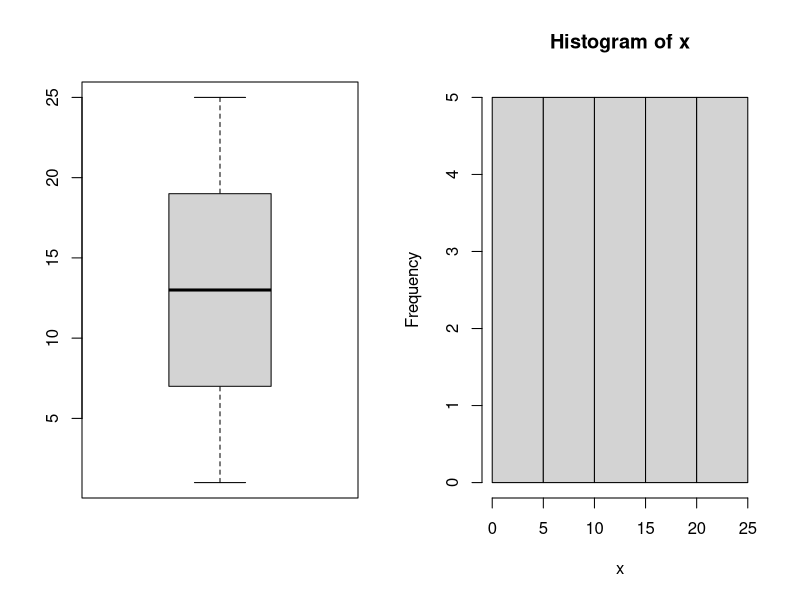
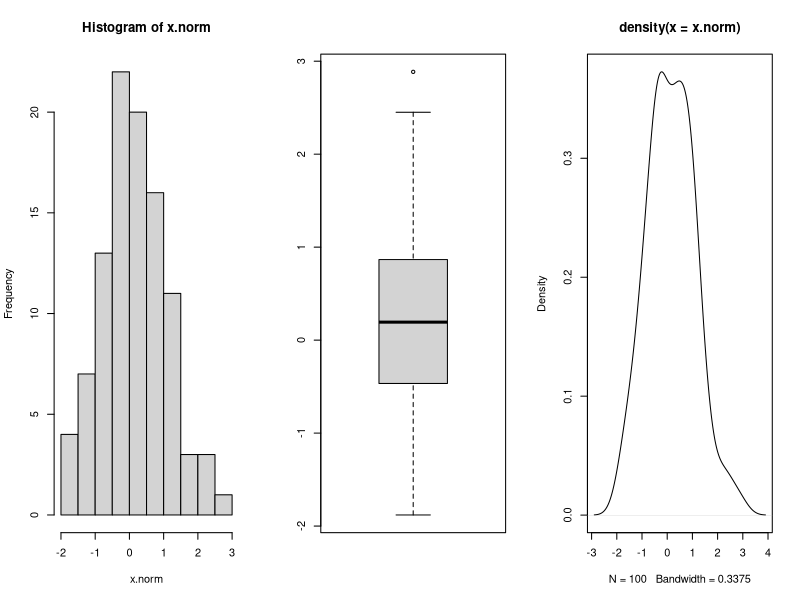
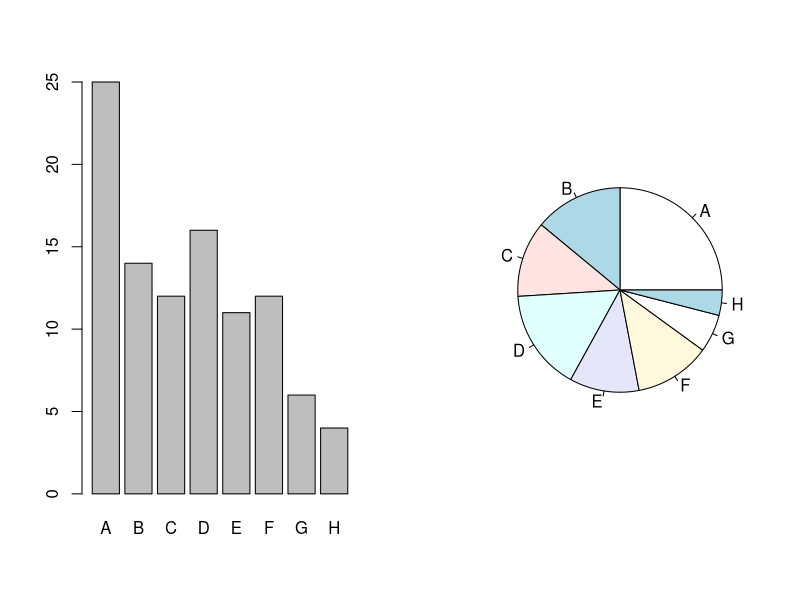
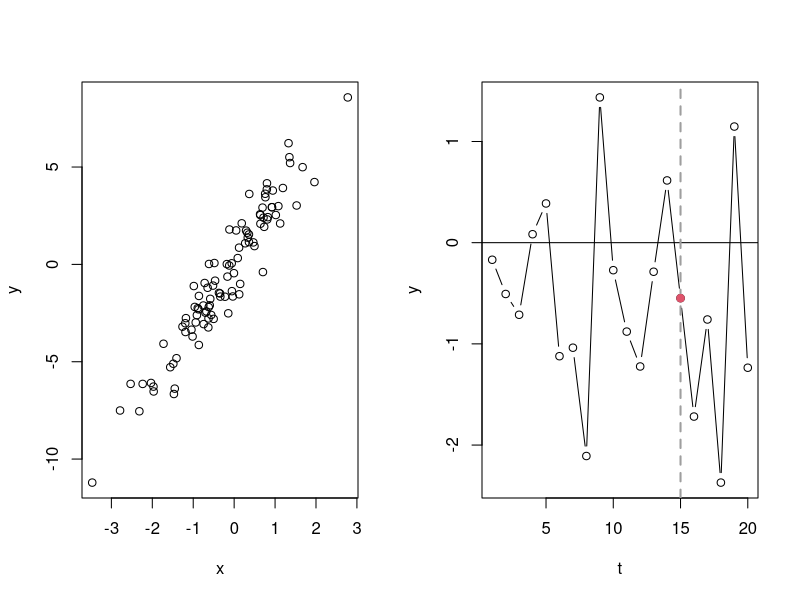
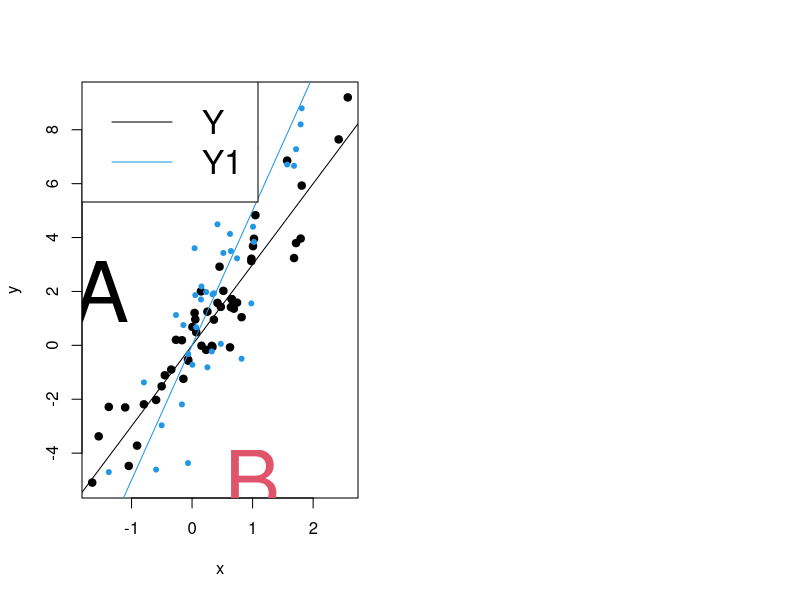

Generate these figures, in order, with R:
## ---- chunk 1
knitr::opts_chunk$set(echo = TRUE)
## ---- chunk 2
5 + 3
5 * 3
5 / 3
5 ^ 3
5 %% 3
5 %/% 3
## ---- chunk 3
1:10
seq(1, 10, 2)
seq(1, 10, length.out = 6)
## ---- chunk 4
a <- 3 ^ 5
b = 3 ^ 5
a
## ---- chunk 5
a <- 1000
b <- 4
a * b - a
## ---- chunk 6
abs(-2)
## ---- chunk 7
exp(10); log(2); log2(2); log(10); log10(10);
## ---- chunk 8
2 ** 3; 2^3;
2^0.5; sqrt(2);

## ---- chunk 9
round(125.78253)
round(125.78253, digits = 3)
round(125.78253, digits = -2)
round(83524587, digits = -3); round(83524587, digits = -5)
signif(125.78253, digits = 2)
floor(125.78253)
ceiling(125.78253)
trunc(125.78253)
## ---- chunk 10
x <- 1:25
mean(x)
var(x)
median(x)
quantile(x, c(0.1, 0.5, 0.7))
## ---- chunk 11
x <- c(1, 3, 5, 7, 9, 11)
y <- c(2, 4, 6, 8, 10, 12)
x
y
## ---- chunk 12
x <- c(1:25, NA)
summary(x)
## ---- chunk 13
x <- c(1:25, NA)
par(mfrow = c(1, 2))
boxplot(x)
hist(x)

## ---- chunk 14
vt1 <- c(2:4)
vt2 <- c(3:6)
vt2 <- c(vt2, vt1)
vt2
length(vt1)
length(vt2)
vt1[3]
vt2[c(3,5,7)]
vt1[-2]
vt2[-c(3:6)]
## ---- chunk 15
x <- c(3, 6, 9)
x * 3
x - 3
x ^ 3
y1 <- c(3, 2, 4);
x^y1
## ---- chunk 16
rep(3, 12)
rep(seq(2, 10, 2), 2)
rep(c(1, 4), c(3, 2))
rep(seq(2, 10, 2), rep(3, 5))
## ---- chunk 17
a <- 1:5; b <- 6:10;
c <- 11:15; d <- 16:20
M1 <- rbind(a, b, c, d)
M1

## ---- chunk 18
M2 <- cbind(a, b, c, d)
M2
dim(M1)
dim(M2)

## ---- chunk 19
X <- 1:20
matrix(X, nrow = 4, ncol = 5)
## ---- chunk 20
a <- 1:5; b <- 6:10;
c <- 11:15; d <- 16:20
M1 <- rbind(a, b, c, d)
colnames(M1); rownames(M1)
colnames(M1) <- c("V1", "V2", "V3", "V4", "V5")
M1

## ---- chunk 21
a <- 1:5; b <- 6:10;
c <- 11:15; d <- 16:20
M1 <- rbind(a, b, c, d)
M1[2, 4]
M1[c(2, 4), 3]; M1[c(2, 4), c(3, 5)];
M1[5]
## ---- chunk 22
b <- c(3, 3, 3, 3, 5, 5, 1, 2, 10, 10, 8)
unique(b)
table(b)

## ---- chunk 23
B <- c(3, 1, 5, 4, 7); C <- c(23, 1, 44, 5, 3)
union(B, C)
intersect(B, C)
setdiff(B, C)
setequal(B, C)
## ---- chunk 24
a <- c(3, 4, 2, 7, 10, 23, 8, 9, 11)
sort(a)
sort(a, decreasing = TRUE)
inc.order <- order(a)
dec.order <- order(a, decreasing = TRUE)
inc.order
dec.order
a[inc.order]
a[dec.order]
## ---- chunk 25
a <- c(3, 4, 2, 7, 10, 23, 8, 9, 11)
a[5] <- -3
a[8] <- -1
a
## ---- chunk 26
colors <- c("red", "yellow", "BLUE")
more.colors <- c(colors, "green", "cyan")
more.colors
## ---- chunk 27
colors <- c("red", "yellow", "blue")
substr(colors, 1, 3)

## ---- chunk 28
colors <- c("red", "yellow", "blue")
grep("y", more.colors)
grep("e", more.colors)
## ---- chunk 29
colors <- c("red", "yellow", "blue")
paste(colors, "line") 
paste(colors, "line", sep = "" ) 
paste("I like", colors, collapse = "; ")
## ---- chunk 30
colors <- c("red", "yellow", "blue")
f.c <- factor(colors)
f.c
levels(f.c)
as.integer(f.c)
## ---- chunk 31
c(3 < 5, 3 > 5)
c(3 <= 5, 3 >= 5)
3 == 5
3 != 5
## ---- chunk 32
A <- c(T, T, F, T, F); B <- c(3, 1, 5, 4, 7)
B[A]
B[!A]
## ---- chunk 33
A <- c(T, T, F, T, F)
sum(A)
sum(!A)
length(A == TRUE)
## ---- chunk 34
B <- c(3, 1, 5, 4, 7); C <- c(23, 1, 44, 5, 3)
B == C
D <- c(2, 5 ,6, 10)
B == D
## ---- chunk 35
is.null(c())
c(is.na(NA), is.na(2))
x1 <- 1:5
x2 <- c(1:3, 2.2)
x3 <- colors
c(is.integer(x1), is.numeric(x1), is.double(x1))
c(is.integer(x2), is.numeric(x2), is.double(x2))
c(is.character(x3), is.numeric(x3))
## ---- chunk 36
a <- c(3, 4, 2, 7, 10, 23, 8, 9, 11)
b <- c("red", "yellow", "blue")
c <- c(TRUE, FALSE)
c(class(a), class(b), class(c))
c(class(2), class(2.0), class(as.integer(2)))
## ---- chunk 37
vec.X.v1 <- c()
Xn <- 3
for(n in 1:7){
Xn <- 2*Xn + 3
vec.X.v1 <- c(vec.X.v1, Xn)
}
vec.X.v1
## ---- chunk 38
n <- 10
ans <- 1
for(j in n:1){
ans <- ans * j
}
ans
factorial(n)
## ---- chunk 39
x0 <- 3; a <- 5; c <- 7; m <- 501
X <- rep(NA, 10)
for(j in 1:10){
x0 <- (a*x0+c) %% m
X[j] <- x0
}
X
round(X/m, 2)
## ---- chunk 40
A <- matrix(c(3, 2, 1, 2, 2, 6, 4, 1,
4, 8, 6, 2, 5, 10, 8, 6,
3, 4, 3, 4), 4, 5)
nr <- dim(A)[1]
m <- c()
for(j in 1:nr){
m <- c(m, mean(A[j, ]))
}
m
## ---- chunk 41
C <- c(3, 4, NA, 12, 0.2, NA, -2)
na.loc <- c() 
for(i in 1:7){
if(is.na(C[i])) na.loc <- c(na.loc, i)
}
na.loc
## ---- chunk 42
j <- 1
while(j <= 8){
print(j)
j <- j + 1
}
## ---- chunk 43
Fib1 <- 1
Fib2 <- 1
Fibonacci <- c(Fib1)
while (Fib2 < 100) {
Fibonacci <- c(Fibonacci, Fib2)
Fib1 <- Fibonacci[length(Fibonacci) - 1]
Fib2 <- Fib1 + Fibonacci[length(Fibonacci)]
}
Fibonacci
## ---- chunk 44
coin <- c(0, 0, 0, 0, 0, 0, 1, 0, 1, 0, 1, 0,
1, 1, 0, 1, 1, 0, 0, 0, 1, 0, 1, 0,
0, 0, 0, 0, 0, 0, 1)
N <- c(); j <- 1
while(j <= length(coin)){
n.fail <- 0
while(coin[j] != 1){
n.fail <- n.fail + 1
j <- j + 1
}
N <- c(N, n.fail + 1)
j <- j + 1
}
N
## ---- chunk 45
Fib1 <- 1
Fib2 <- 1
Fibonacci <- c(Fib1)
repeat
{
if(Fib2 < 100){
Fibonacci <- c(Fibonacci, Fib2)
Fib1 <- Fibonacci[length(Fibonacci) - 1]
Fib2 <- Fib1 + Fibonacci[length(Fibonacci)]
}else{
break
}
}
Fibonacci
## ---- chunk 46
x <- c(0.8933, 0.2344, 0.0764, 0.7736)
x.percent <- round(100*x, digits = 1)
x.show <- paste(x.percent, "%", sep = "")
print(x.show)
cat(x.show)
## ---- chunk 47
f <- function(x){
3*x + 2
}
f(2); f(3); f(4)
## ---- chunk 48
f <- function(x){
return(3*x + 2)
}
f(2)
## ---- chunk 49
objA <- function(x){
return(2*x)
}
objA(4)
## ---- chunk 50
X <- list(a = 3, b = c(1,2,3,4,5), c = c("A", "B"))
X
## ---- chunk 51
perfect.number <- function(a, b){
k <- a
res <- c()
ans <- list()
while(k < b){
fac <- c()
for(j in 1:k){
if((k %% j) == 0) fac <- c(fac, j)
}
if(k == sum(fac[-length(fac)])) {
res <- c(res, k)
ans[[paste(k)]] <- fac[-length(fac)]
}
k <- k+1
}
ans$number <- res
return(ans)
}
Ans <- perfect.number(1, 100)
Ans
## ---- chunk 52
colors <- c("red", "yellow", "blue")
numbers <- c(1, 2, 3)
colors.and.numbers <- data.frame(colors, numbers,
more.numbers = c(4, 5, 6))
colors.and.numbers
## ---- chunk 53
str(colors.and.numbers)
## ---- chunk 54
x.norm <- rnorm(100, mean=0, sd=1)
par(mfrow = c(1, 3))
hist(x.norm)
boxplot(x.norm)
plot(density(x.norm))
## ---- chunk 55
x <- sample(c(1:8), 100, replace=TRUE, prob=c(8:1))
x <- table(x)
names(x) <- c("A", "B", "C", "D", "E", "F", "G", "H")
par(mfrow = c(1, 2))
barplot(x)
pie(x)
## ---- chunk 56
x <- rnorm(100)
y <- 3*x + rnorm(100, 0, 1)
plot(x, y)
cor(x, y)
## ---- chunk 57
t <- 1:20
y <- rnorm(20)
plot(t, y, type = "b")
abline(h = 0)
abline(v = 15, lty = 2, col = 8, lwd = 2)
points(t[15], y[15], pch = 19, col = 2)

## ---- chunk 58
x <- rnorm(50)
y <- 3*x + rnorm(50, 0, 1)
y1 <- 5*x + rnorm(50, 0, 2)
plot(x, y, type = "p", pch = 19)
abline(a = 0, b = 3)
points(x, y1, col = 4, pch = 20)
abline(a = 0, b = 5, col = 4)
text(-1.5, 2, "A", cex = 5)
text(1, -5, "B", cex = 5, col = 2)
legend("topleft", c("Y", "Y1"), col = c(1,4), lty = c(1, 1),
cex = 2)

